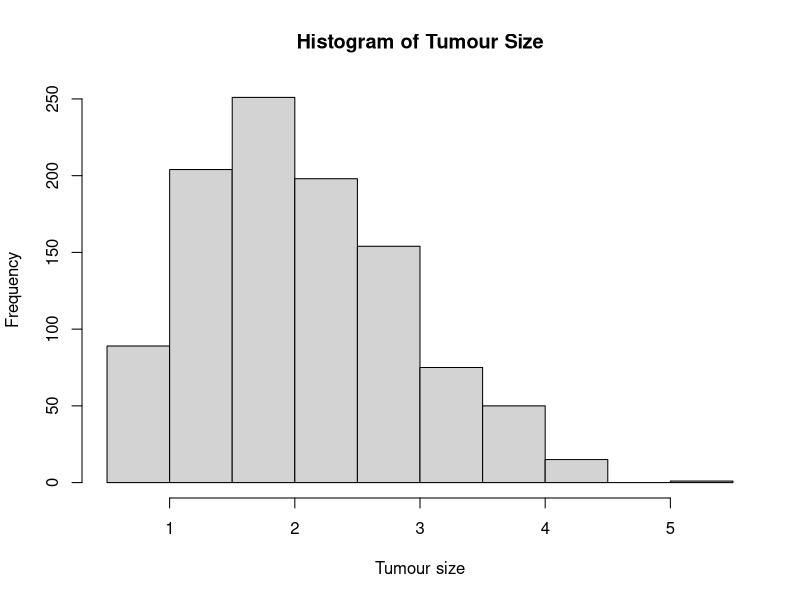
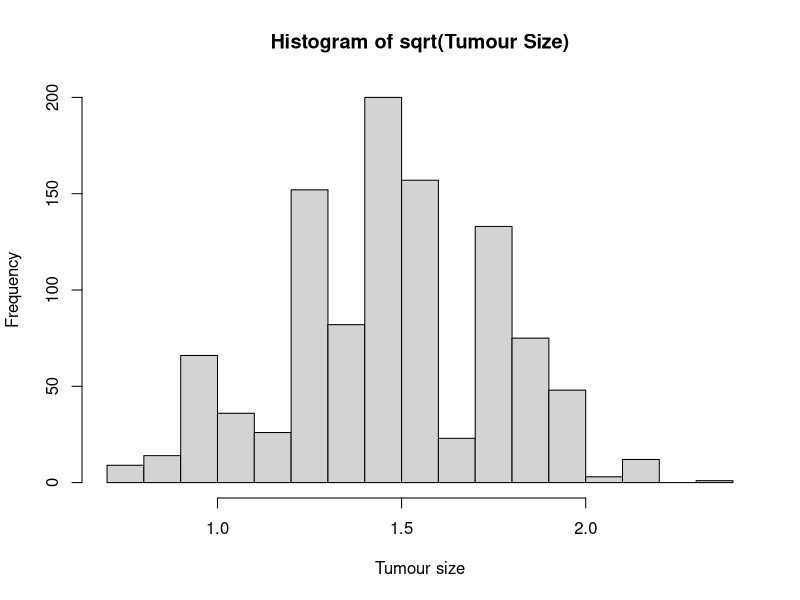
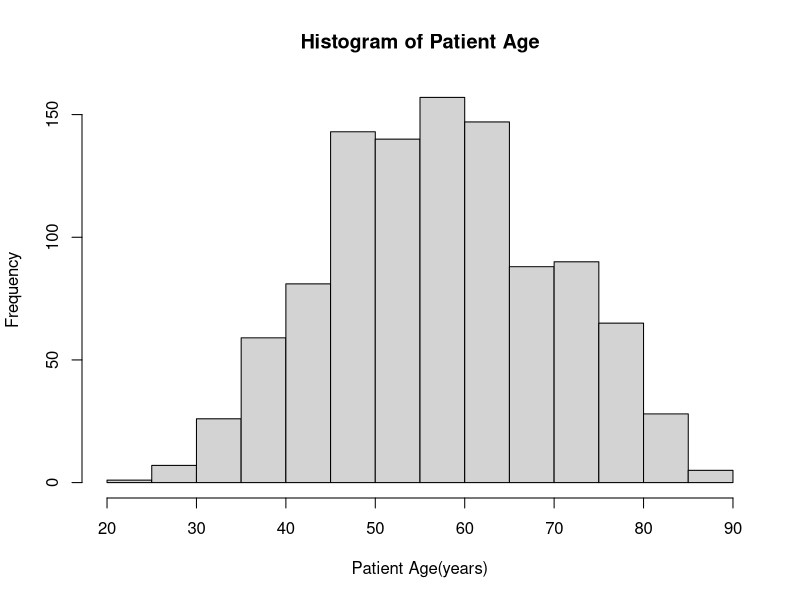
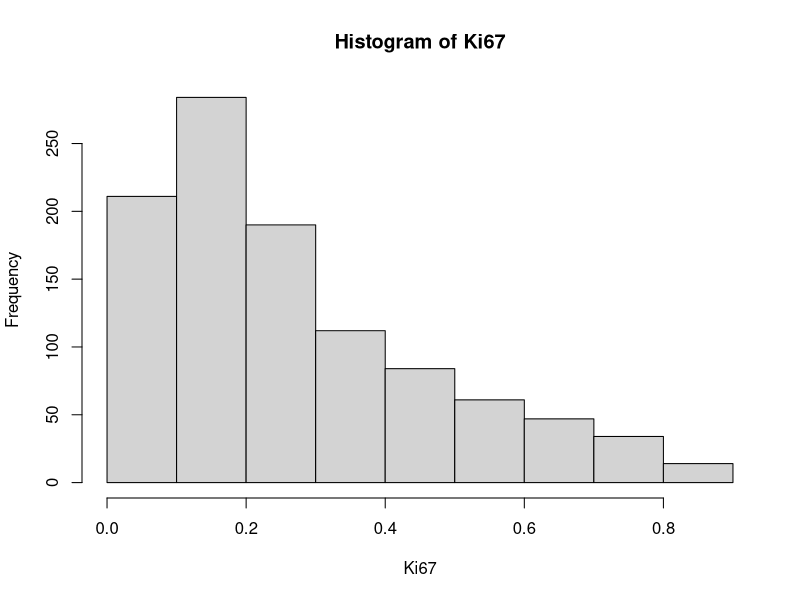
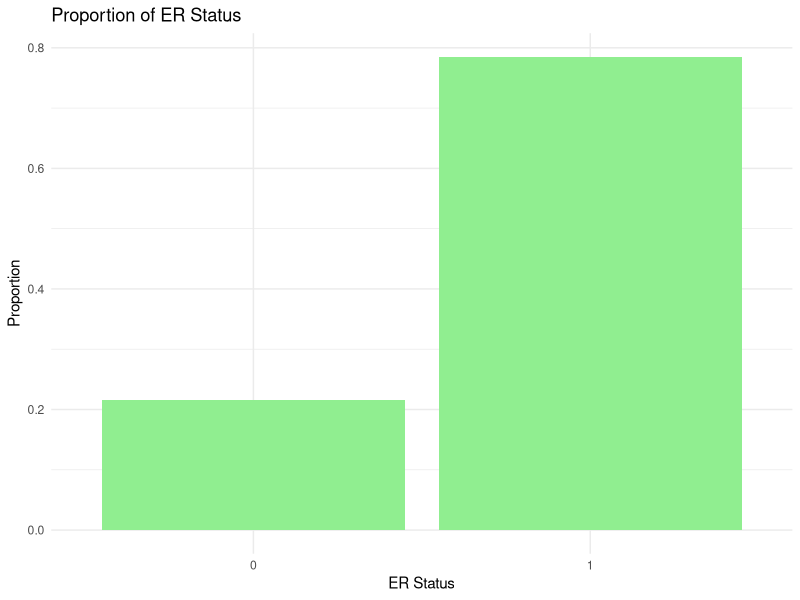
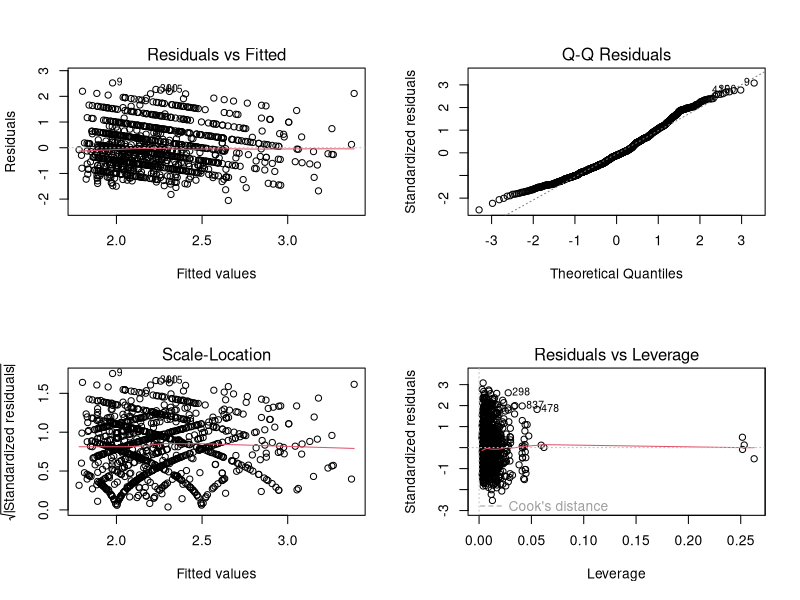
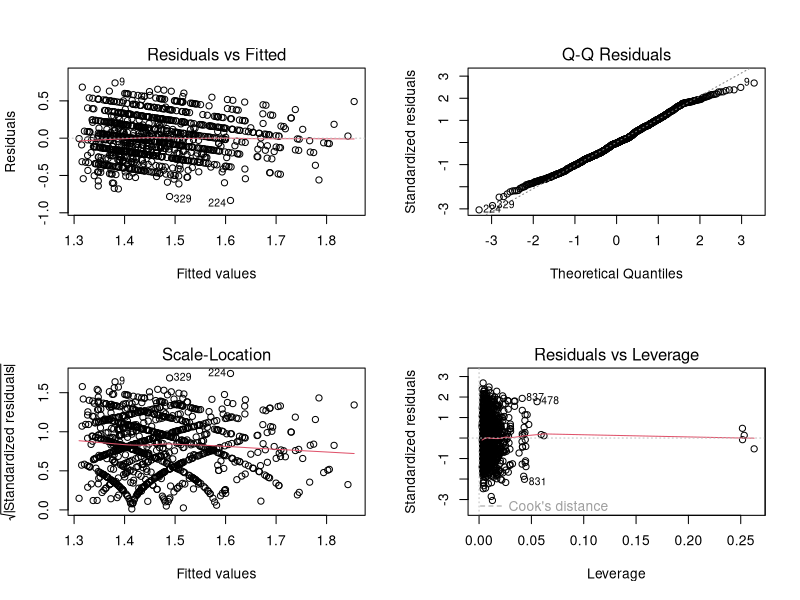
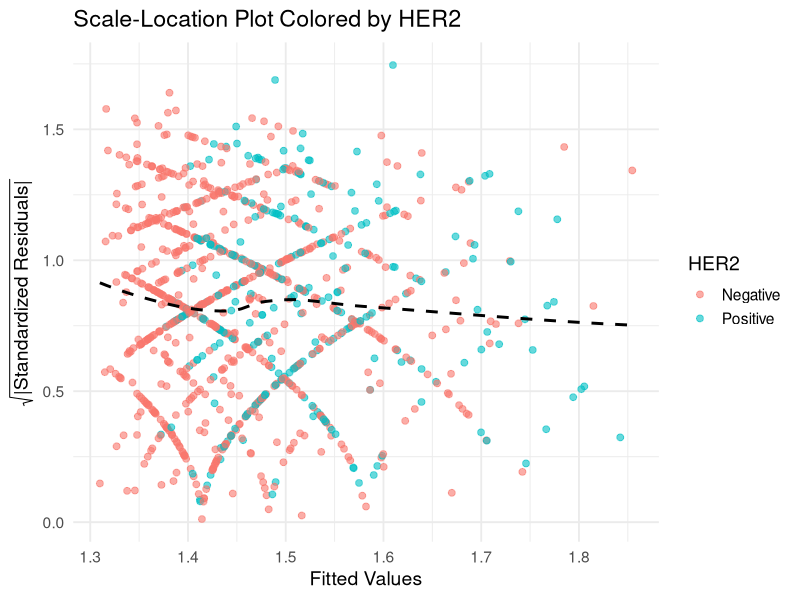

Recreate these plots in R, in order.
## ---- chunk 1
library(tidyverse)
library(readxl)
library(ggplot2)
library(broom)
library(MASS)
library(car)
library(GGally)
library(skimr)
library(gridExtra)
library(broom)

## ---- chunk 2
data <- read_csv("patient-clinical-data-csv.csv")

# Clean Ki67
data$Ki67 <- data$Ki67 %>%
  str_trim() %>%
  str_replace_all("％|%", "") %>%
  str_replace_all("＜", "<") %>%
  str_replace_all("＞", ">")

data <- data %>% filter(!str_detect(Ki67, "^<|^>"))

data$Ki67 <- sapply(data$Ki67, function(x) {
  if (is.na(x)) return(NA_real_)
  if (str_detect(x, "^-?\\d+\\.?\\d*\\s*-\\s*-?\\d+\\.?\\d*$")) {
    parts <- as.numeric(str_split(x, "-", simplify = TRUE))
    return(mean(parts, na.rm = TRUE))
  }
  return(as.numeric(x))
})

# Normalize Ki67 to proportion
data$Ki67 <- ifelse(data$Ki67 > 1, data$Ki67 / 100, data$Ki67)

# Encode categorical variables
data <- data %>%
  mutate(
    ER = case_when(ER == "Positive" ~ 1, ER == "Negative" ~ 0),
    PR = case_when(PR == "Positive" ~ 1, PR == "Negative" ~ 0),
    HER2 = case_when(HER2 == "Positive" ~ 1, HER2 == "Negative" ~ 0),
    `Tumour Type` = as.factor(`Tumour Type`),
    `Molecular subtype` = as.factor(`Molecular subtype`)
  )
## ---- chunk 3
hist(data$`Tumour Size(cm)`, xlab = "Tumour size", main = "Histogram of Tumour Size")
hist(sqrt(data$`Tumour Size(cm)`), xlab = "Tumour size", main = "Histogram of sqrt(Tumour Size)")

hist(data$`Age(years)`, xlab = "Patient Age(years)", main = "Histogram of Patient Age")
hist(data$Ki67, xlab = "Ki67", main = "Histogram of Ki67")

ggplot(data, aes(x = factor(ER))) +
  geom_bar(aes(y = ..prop.., group = 1), fill = "lightgreen") +
  labs(title = "Proportion of ER Status", x = "ER Status", y = "Proportion") +
  theme_minimal()
## ---- chunk 4
pre_initial_model <- lm((`Tumour Size(cm)`) ~ `Age(years)` + Ki67 + ER + PR + HER2 + 
                      `Tumour Type` + `Number of lymph node metastases` + `Molecular subtype`,
                    data = data)
summary(pre_initial_model)
## ---- chunk 5
par(mfrow = c(2,2))
plot(pre_initial_model)

## ---- chunk 6
initial_model <- lm(sqrt(`Tumour Size(cm)`) ~ `Age(years)` + Ki67 + ER + PR + HER2 + 
                      `Tumour Type` + `Number of lymph node metastases` + `Molecular subtype`,
                    data = data)
summary(initial_model)
## ---- chunk 7
par(mfrow = c(2,2))
plot(initial_model)

## ---- chunk 8
vif(initial_model)

## ---- chunk 9
n <- nobs(initial_model)
high_leverage <- which(hatvalues(initial_model) > 2 * length(coef(initial_model)) / n)
cook_outliers <- which(cooks.distance(initial_model) > 1)
dfbeta_outliers <- which(apply(abs(dfbetas(initial_model)) > 2 / sqrt(n), 1, any))
list(leverage_points = high_leverage, cook_points = cook_outliers, dfbeta_points = dfbeta_outliers)

## ---- chunk 10
plot_scale_loc_by <- function(model, data, var, labels = NULL, save = FALSE) {
  stopifnot(var %in% colnames(data))
  mf  <- model.frame(model)             
  aug <- augment(model)
  byvar <- if (var %in% colnames(mf)) mf[[var]] else data[as.integer(rownames(mf)), var]
  if (is.numeric(byvar) && length(unique(na.omit(byvar))) <= 3) {
    if (!is.null(labels) && length(labels) == length(unique(byvar))) {
      byvar <- factor(byvar, levels = sort(unique(byvar)), labels = labels)
    } else if (all(sort(unique(na.omit(byvar))) %in% c(0,1))) {
      byvar <- factor(byvar, levels = c(0,1), labels = c("Negative","Positive"))
    } else {
      byvar <- factor(byvar)
    }
  } else if (!is.factor(byvar)) {
    byvar <- factor(byvar)
  }
  df <- aug
  df$group_var <- byvar
  df$sqrt_std_resid <- sqrt(abs(df$.std.resid))
  p <- ggplot(df, aes(x = .fitted, y = sqrt_std_resid, color = group_var)) +
    geom_point(alpha = 0.6, size = 2) +
    geom_smooth(method = "loess", se = FALSE, color = "black", linetype = "dashed") +
    labs(title = paste0("Scale-Location Plot Colored by ", var),
         x = "Fitted Values",
         y = expression(sqrt("|Standardized Residuals|")),
         color = var) +
    theme_minimal(base_size = 14)
  if (isTRUE(save)) {
    fn <- paste0("scale_location_by_", gsub("\\s+|[/`]", "_", var), ".png")
    ggsave(fn, plot = p, width = 8, height = 5.5, dpi = 300)
    message("Saved: ", fn)
  }
  p
}

## ---- chunk 11
plot_scale_loc_by(initial_model, data, "HER2")
plot_scale_loc_by(initial_model, data, "ER")
plot_scale_loc_by(initial_model, data, "PR")
plot_scale_loc_by(initial_model, data, "Tumour Type")
plot_scale_loc_by(initial_model, data, "Molecular subtype")

## ---- chunk 12
# Analysing the outliers, see section 3.5 onwards and then write in the results
n <- nobs(initial_model)
aug <- augment(initial_model)

# Leverage scatter plot
lev_plot <- ggplot(aug, aes(x = seq_along(.hat), y = .hat)) +
  geom_point(color = "darkgreen") +
  geom_hline(yintercept = 2*length(coef(initial_model))/n, linetype = "dashed", color = "red") +
  labs(title = "Leverage", x = "Observation", y = "Leverage") +
  theme_minimal()

# Histogram of leverage
lev_hist <- ggplot(aug, aes(x = .hat)) +
  geom_histogram(bins = 20, fill = "skyblue", color = "black") +
  geom_vline(xintercept = 2*length(coef(initial_model))/n, linetype = "dashed", color = "red") +
  labs(title = "Leverage Histogram", x = "Leverage", y = "Count") +
  theme_minimal()

# DFFITS plot
dffits_vals <- dffits(initial_model)
dffits_plot <- ggplot(data.frame(obs=seq_along(dffits_vals), dffits=dffits_vals), 
                      aes(x=obs, y=dffits)) +
  geom_point(color = "purple") +
  geom_hline(yintercept = 2*sqrt(length(coef(initial_model))/n), linetype="dashed", color="red") +
  labs(title="DFFITS", x="Observation", y="DFFITS") +
  theme_minimal()

# DFBETAs plot (max across coefficients for each obs)
dfbeta_vals <- apply(abs(dfbetas(initial_model)), 1, max)
dfbeta_plot <- ggplot(data.frame(obs=seq_along(dfbeta_vals), dfbeta=dfbeta_vals), 
                      aes(x=obs, y=dfbeta)) +
  geom_point(color = "orange") +
  geom_hline(yintercept = 2/sqrt(n), linetype="dashed", color="red") +
  labs(title="DFBETAs (max per obs)", x="Observation", y="DFBETA") +
  theme_minimal()

# Arrange in 2x2 grid
grid.arrange(lev_plot, lev_hist, dffits_plot, dfbeta_plot, ncol = 2)
## ---- chunk 13
final_model <- MASS::stepAIC(initial_model, direction = "both", trace = FALSE)
summary(final_model)

coef_tbl <- summary(final_model)$coefficients
if ("Ki67" %in% rownames(coef_tbl)) {
  print(coef_tbl["Ki67", , drop = FALSE])
} else {
  message("Ki67 not in final model")
}
## ---- chunk 14

mf <- model.frame(final_model)
resp_idx <- attr(terms(final_model), "response")
xvars <- names(mf)[-resp_idx]
cc <- stats::complete.cases(mf)
template <- mf[which(cc)[1], -resp_idx, drop = FALSE]
for (v in names(template)) {
  if (is.numeric(mf[[v]])) template[[v]] <- median(mf[[v]], na.rm = TRUE)
  if (is.factor(mf[[v]])) template[[v]] <- levels(mf[[v]])[1]
}

ki67_seq <- seq(min(mf[["Ki67"]], na.rm = TRUE), max(mf[["Ki67"]], na.rm = TRUE), length.out = 100)
newdat <- template[rep(1, length(ki67_seq)), , drop = FALSE]
newdat[["Ki67"]] <- ki67_seq

pred <- predict(final_model, newdata = newdat, interval = "confidence")
pred_df <- data.frame(
  Ki67 = ki67_seq,
  fit_sqrt = pred[, "fit"],
  lwr_sqrt = pred[, "lwr"],
  upr_sqrt = pred[, "upr"]
)
pred_df$tumour_cm <- pred_df$fit_sqrt^2
pred_df$lwr_cm <- pred_df$lwr_sqrt^2
pred_df$upr_cm <- pred_df$upr_sqrt^2

ggplot(pred_df, aes(x = Ki67, y = tumour_cm)) +
  geom_line(color = "violet") +
  geom_ribbon(aes(ymin = lwr_cm, ymax = upr_cm), alpha = 0.2, fill = "violet") +
  labs(title = "Predicted Tumour Size vs Ki67 (others held constant)",
       x = "Ki67 (proportion)", y = "Predicted Tumour Size (cm)") +
  theme_minimal()

## ---- chunk 15

#Extra work in the appendix comparing Ki67 and Number of Lymph node metastases (look at the paper cited)
# Ki67
ki67_seq <- seq(min(data$Ki67, na.rm = TRUE), max(data$Ki67, na.rm = TRUE), length.out = 100)
template <- model.frame(final_model)[1, -attr(terms(final_model), "response"), drop = FALSE]
for (v in names(template)) {
  if (is.numeric(template[[v]])) template[[v]] <- median(template[[v]], na.rm = TRUE)
  if (is.factor(template[[v]])) template[[v]] <- levels(template[[v]])[1]
}
newdat_ki67 <- template[rep(1, length(ki67_seq)), , drop = FALSE]
newdat_ki67[["Ki67"]] <- ki67_seq
pred_ki67 <- predict(final_model, newdata = newdat_ki67, interval = "confidence")

# Lymph node metastases
meta_seq <- seq(min(data$`Number of lymph node metastases`, na.rm = TRUE),
                max(data$`Number of lymph node metastases`, na.rm = TRUE), length.out = 100)
newdat_meta <- template[rep(1, length(meta_seq)), , drop = FALSE]
newdat_meta[["Number of lymph node metastases"]] <- meta_seq
pred_meta <- predict(final_model, newdata = newdat_meta, interval = "confidence")

# Combine
pred_df_ki67 <- data.frame(Predictor="Ki67", Value=ki67_seq, fit=pred_ki67[, "fit"]^2, lwr=pred_ki67[, "lwr"]^2, upr=pred_ki67[, "upr"]^2)
pred_df_meta <- data.frame(Predictor="LymphNodeMet", Value=meta_seq, fit=pred_meta[, "fit"]^2, lwr=pred_meta[, "lwr"]^2, upr=pred_meta[, "upr"]^2)
pred_combined <- rbind(pred_df_ki67, pred_df_meta)

ggplot(pred_combined, aes(x=Value, y=fit)) +
  geom_line(color="blue", linewidth=1) +
  geom_ribbon(aes(ymin=lwr, ymax=upr), alpha=0.2, fill="blue") +
  facet_wrap(~ Predictor, scales="free_x", labeller=labeller(Predictor=c(Ki67="Ki67", LymphNodeMet="Number of Lymph Node Metastases"))) +
  labs(title="Predicted Tumour Size vs Ki67 & Number of Lymph Node Metastases",
       x="Predictor Value", y="Predicted Tumour Size (cm)") +
  theme_minimal(base_size=14)

